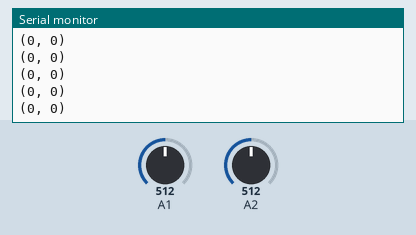
This sketch was run on a simulated Arduino Uno, built with avr-gcc and run on an emulated ATmega328P. Shown: the last lines printed to the serial monitor. The test bench sets the inputs (shaded band); at power-on: A1 = 512, A2 = 512.

Above: at 1.2 s.
1.3 s: A1 set to 716
At 1.31 s:
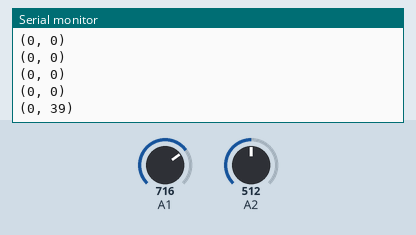
2.8 s: A2 set to 716
At 2.82 s:
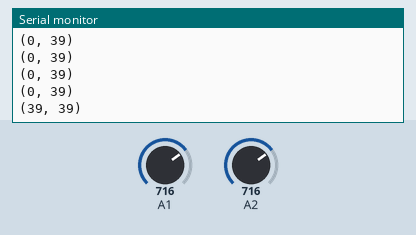
4.3 s: A1 set to 900
At 4.33 s:
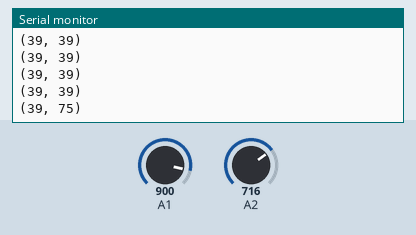
5.8 s: A2 set to 900
At 5.84 s:
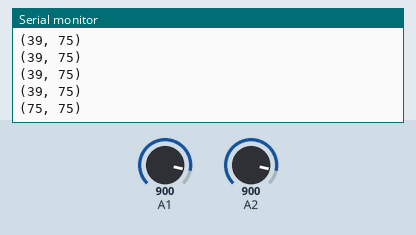
Timing chart, 0 to 8.3 s (numbered marks = the images above; inputs shaded):
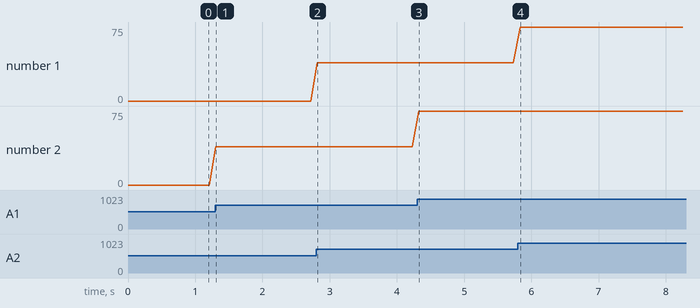

The sketch:

serial.ino
```cpp
void setup()
{
    pinMode(A1, INPUT);
    pinMode(A2, INPUT);
    Serial.begin(230400);
}

void loop()
{
    int x = map(analogRead(A2), 0, 0x3ff, -100, 100),
        y = map(analogRead(A1), 0, 0x3ff, -100, 100);
    Serial.print('(');
    Serial.print(x);
    Serial.print(", ");
    Serial.print(y);
    Serial.println(')');
    delay(100);
}
```

Measured:
- after the input at 1.3 s, the serial monitor: prints a new line at once (image 1)
- after the input at 2.8 s, the serial monitor: prints a new line at once (image 2)
- after the input at 4.3 s, the serial monitor: prints a new line at once (image 3)
- after the input at 5.8 s, the serial monitor: prints a new line at once (image 4)
- plotted number 2: 0 → 39 after the input at 1.3 s, 39 → 75 after the input at 4.3 s
